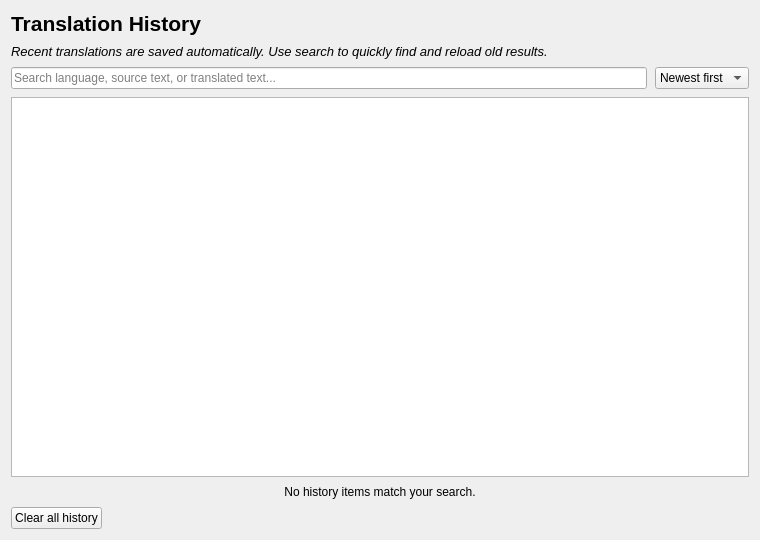
<?xml version="1.0" encoding="UTF-8"?>
<ui version="4.0">
 <class>History</class>
 <widget class="QWidget" name="History">
  <property name="geometry">
   <rect>
    <x>0</x>
    <y>0</y>
    <width>760</width>
    <height>540</height>
   </rect>
  </property>
  <property name="windowTitle">
   <string>History</string>
  </property>
  <layout class="QVBoxLayout" name="verticalLayout">
   <property name="spacing">
    <number>8</number>
   </property>
   <item>
    <widget class="QLabel" name="label">
     <property name="font">
      <font>
       <pointsize>16</pointsize>
       <bold>true</bold>
      </font>
     </property>
     <property name="text">
      <string>Translation History</string>
     </property>
    </widget>
   </item>
   <item>
    <widget class="QLabel" name="label_2">
     <property name="font">
      <font>
       <pointsize>10</pointsize>
       <italic>true</italic>
      </font>
     </property>
     <property name="text">
      <string>Recent translations are saved automatically. Use search to quickly find and reload old results.</string>
     </property>
    </widget>
   </item>
   <item>
    <layout class="QHBoxLayout" name="filtersLayout">
     <item>
      <widget class="QLineEdit" name="searchEdit">
       <property name="placeholderText">
        <string>Search language, source text, or translated text...</string>
       </property>
       <property name="clearButtonEnabled">
        <bool>true</bool>
       </property>
      </widget>
     </item>
     <item>
      <widget class="QComboBox" name="sortBox">
       <item>
        <property name="text">
         <string>Newest first</string>
        </property>
       </item>
       <item>
        <property name="text">
         <string>Oldest first</string>
        </property>
       </item>
      </widget>
     </item>
    </layout>
   </item>
   <item>
    <widget class="QListWidget" name="historyList">
     <property name="alternatingRowColors">
      <bool>false</bool>
     </property>
     <property name="selectionMode">
      <enum>QAbstractItemView::SingleSelection</enum>
     </property>
     <property name="verticalScrollMode">
      <enum>QAbstractItemView::ScrollPerPixel</enum>
     </property>
     <property name="spacing">
      <number>8</number>
     </property>
     <property name="uniformItemSizes">
      <bool>false</bool>
     </property>
    </widget>
   </item>
   <item>
    <widget class="QLabel" name="emptyLabel">
     <property name="text">
      <string>No history items match your search.</string>
     </property>
     <property name="alignment">
      <set>Qt::AlignCenter</set>
     </property>
     <property name="visible">
      <bool>false</bool>
     </property>
    </widget>
   </item>
   <item>
    <layout class="QHBoxLayout" name="horizontalLayout">
     <item>
      <widget class="QPushButton" name="clearall">
       <property name="text">
        <string>Clear all history</string>
       </property>
       <property name="icon">
        <iconset resource="icons.qrc">
         <normaloff>:/icons/close-fill.png</normaloff>:/icons/close-fill.png</iconset>
       </property>
       <property name="iconSize">
        <size>
         <width>22</width>
         <height>22</height>
        </size>
       </property>
      </widget>
     </item>
     <item>
      <spacer name="horizontalSpacer">
       <property name="orientation">
        <enum>Qt::Horizontal</enum>
       </property>
       <property name="sizeHint" stdset="0">
        <size>
         <width>40</width>
         <height>20</height>
        </size>
       </property>
      </spacer>
     </item>
    </layout>
   </item>
  </layout>
 </widget>
 <resources>
  <include location="icons.qrc"/>
 </resources>
 <connections/>
</ui>
